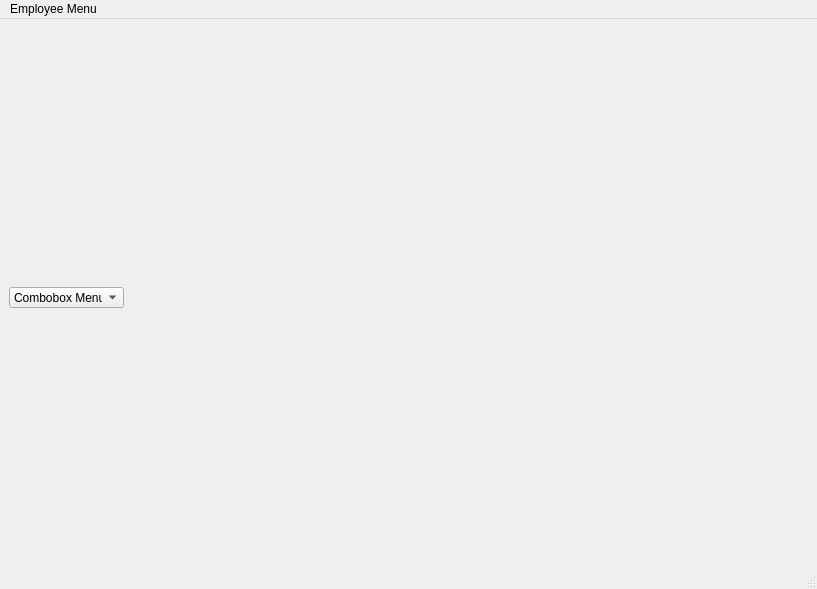
<?xml version="1.0" encoding="UTF-8"?>
<ui version="4.0">
 <class>MainWindow</class>
 <widget class="QMainWindow" name="MainWindow">
  <property name="geometry">
   <rect>
    <x>0</x>
    <y>0</y>
    <width>817</width>
    <height>589</height>
   </rect>
  </property>
  <property name="windowTitle">
   <string>MainWindow</string>
  </property>
  <widget class="QWidget" name="centralwidget">
   <widget class="QStackedWidget" name="stackedWidget">
    <property name="geometry">
     <rect>
      <x>130</x>
      <y>17</y>
      <width>661</width>
      <height>531</height>
     </rect>
    </property>
    <property name="currentIndex">
     <number>-1</number>
    </property>
   </widget>
   <widget class="QComboBox" name="comboBox">
    <property name="geometry">
     <rect>
      <x>9</x>
      <y>268</y>
      <width>115</width>
      <height>21</height>
     </rect>
    </property>
    <property name="sizePolicy">
     <sizepolicy hsizetype="Preferred" vsizetype="Expanding">
      <horstretch>0</horstretch>
      <verstretch>0</verstretch>
     </sizepolicy>
    </property>
    <property name="layoutDirection">
     <enum>Qt::LeftToRight</enum>
    </property>
    <item>
     <property name="text">
      <string>Combobox Menu</string>
     </property>
    </item>
    <item>
     <property name="text">
      <string>Add Employee</string>
     </property>
    </item>
    <item>
     <property name="text">
      <string>Search Employee</string>
     </property>
    </item>
   </widget>
  </widget>
  <widget class="QMenuBar" name="menubar">
   <property name="geometry">
    <rect>
     <x>0</x>
     <y>0</y>
     <width>817</width>
     <height>22</height>
    </rect>
   </property>
   <widget class="QMenu" name="menuEmployee">
    <property name="title">
     <string>Employee Menu</string>
    </property>
    <addaction name="actionAdd_Employee"/>
    <addaction name="actionSearch_Employee"/>
   </widget>
   <addaction name="menuEmployee"/>
  </widget>
  <widget class="QStatusBar" name="statusbar"/>
  <action name="actionAdd_Employee">
   <property name="text">
    <string>Add Employee</string>
   </property>
  </action>
  <action name="actionSearch_Employee">
   <property name="text">
    <string>Search Employee</string>
   </property>
  </action>
 </widget>
 <resources/>
 <connections/>
</ui>
